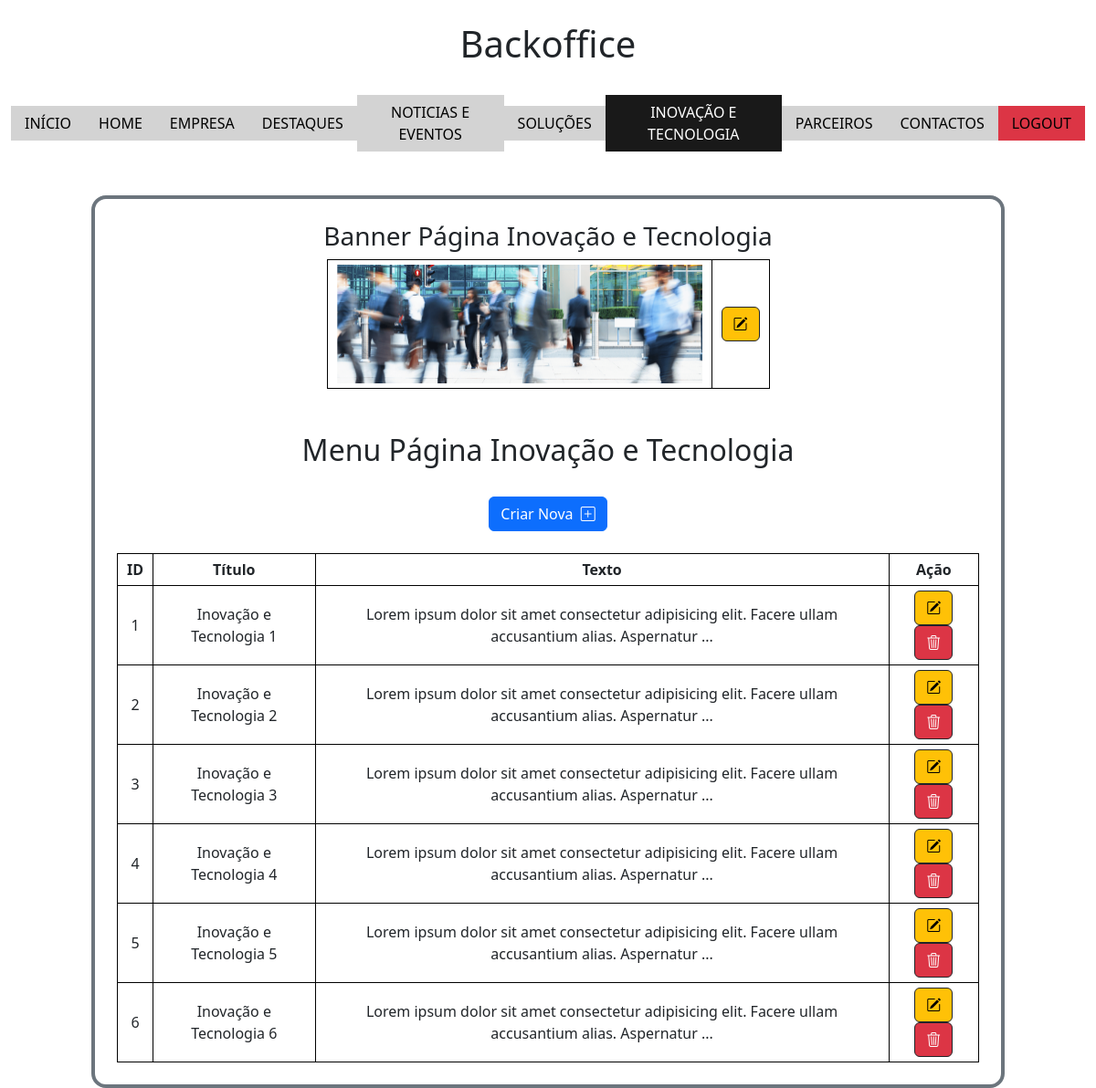
/backoffice/inovacao.php (signed in), run on the app's committed database.
### tables this page shows
CREATE TABLE `banners` (
  `id` int(11) NOT NULL,
  `imagem` varchar(5000) NOT NULL,
  `menu` varchar(100) NOT NULL
);

CREATE TABLE `inovacoes` (
  `id` int(11) NOT NULL,
  `titulo` varchar(1000) NOT NULL,
  `texto` text NOT NULL
);

### backoffice/inovacao.php (called while the page is built)
<?php
$menu_atual = "inovacoes";
require_once "components/header.php";
require_once "views/inovacao_view.php";
require_once "components/footer.php";
?>

### helpers/base_dados_helper.php (called while the page is built, shortened)
<?php
$bd = [
  "host" => "localhost",
  "dbname" => "comunicacoes_bd",
  "user" => "root",
  "pass" => "",
];
$pdo = new PDO("mysql:host=$bd[host];dbname=$bd[dbname];charset=utf8mb4;", "$bd[user]", "$bd[pass]");
$pdo->setAttribute(PDO::ATTR_EMULATE_PREPARES, false);
function select_sql($sql, $parametros = []){
  global $pdo;
  $consulta = $pdo->prepare($sql);
  $consulta->execute($parametros);
  $resultado = $consulta->fetchAll(PDO::FETCH_ASSOC);
  return $resultado;
}
function select_sql_unico($sql, $parametros = []){
  global $pdo;
  $consulta = $pdo->prepare($sql);
  $consulta->execute($parametros);
  $resultado = $consulta->fetch(PDO::FETCH_ASSOC);
  return $resultado;
}
?>

### helpers/inovacoes_helper.php (called while the page is built, shortened)
<?php
function get_lista_inovacoes(){
  $resultado = select_sql("SELECT * FROM inovacoes");
  return $resultado;
}
?>

### helpers/extras_helper.php (called while the page is built)
<?php
function abreviar($texto, $caracteres){
  $resultado = substr(strip_tags($texto), 0, $caracteres);
  return $resultado . "...";
}
?>

### backoffice/views/inovacao_view.php (the view, shortened to what this page needs)
<?php
$lista_inovacoes = get_lista_inovacoes();
$banner = select_sql_unico("SELECT * FROM banners WHERE menu='$menu_atual'");
?>
  <main class="container-fluid">
    <div class="row">
      <div class="col-11 col-sm-10 m-auto mt-4 border border-4 border-secondary rounded-4 p-4">
        <h3>Banner Página Inovação e Tecnologia</h3>
        <table>
          <tr>
            <td><img src="<?= $banner["imagem"] ?>" alt="<?= $banner["imagem"] ?>" width="400"></td>
            <td><a href="banner_editar.php?menu=<?= $banner["menu"] ?>" class="btn btn-warning border border-1 border-dark"><i class="bi bi-pencil-square"></i></a></td>
          </tr>
        </table>
        <br><br>
        <h2>Menu Página Inovação e Tecnologia</h2>
        <br>
        <a href="inovacao_criar_novo.php" class="btn btn-primary">Criar Nova <i class="ps-1 bi bi-plus-square"></i></a>
        <br><br>
        <table>
          <tr>
            <th>ID</th>
            <th>Título</th>
            <th>Texto</th>
            <th>Ação</th>
          </tr>
          <?php  foreach($lista_inovacoes as $i):?>
            <tr>
              <td><?= $i["id"] ?></td>
              <td><?= $i["titulo"] ?></td>
              <td><?= abreviar($i["texto"], 100) ?></td>
              <td>
                <a href="inovacao_editar.php?id=<?= $i["id"] ?>" class="btn btn-warning border border-1 border-dark"><i class="bi bi-pencil-square"></i></a>
                <a href="inovacao_apagar.php?id=<?= $i["id"] ?>" class="btn btn-danger border border-1 border-dark"><i class="bi bi-trash3"></i></a>
              </td>
            </tr>
          <?php  endforeach ?>
        </table>
      </div>
    </div>
  </main>

### backoffice/css/backoffice.css (style rules this page uses)
body { text-align: center; }
table, th, td { border: 1px solid black; border-collapse: collapse; margin: auto; }
td, th { padding: 5px 10px; }

### data on the page
banners: imagem (picture)
inovacoes: id "1", titulo "Inovação e Tecnologia 1", texto "Lorem ipsum dolor sit amet consectetur adipisicing elit. Facere ullam accusantium alias. Aspernatur ..."
inovacoes: id "2", titulo "Inovação e Tecnologia 2", texto "Lorem ipsum dolor sit amet consectetur adipisicing elit. Facere ullam accusantium alias. Aspernatur ..."
inovacoes: id "3", titulo "Inovação e Tecnologia 3", texto "Lorem ipsum dolor sit amet consectetur adipisicing elit. Facere ullam accusantium alias. Aspernatur ..."
inovacoes: id "4", titulo "Inovação e Tecnologia 4", texto "Lorem ipsum dolor sit amet consectetur adipisicing elit. Facere ullam accusantium alias. Aspernatur ..."
inovacoes: id "5", titulo "Inovação e Tecnologia 5", texto "Lorem ipsum dolor sit amet consectetur adipisicing elit. Facere ullam accusantium alias. Aspernatur ..."
inovacoes: id "6", titulo "Inovação e Tecnologia 6", texto "Lorem ipsum dolor sit amet consectetur adipisicing elit. Facere ullam accusantium alias. Aspernatur ..."
